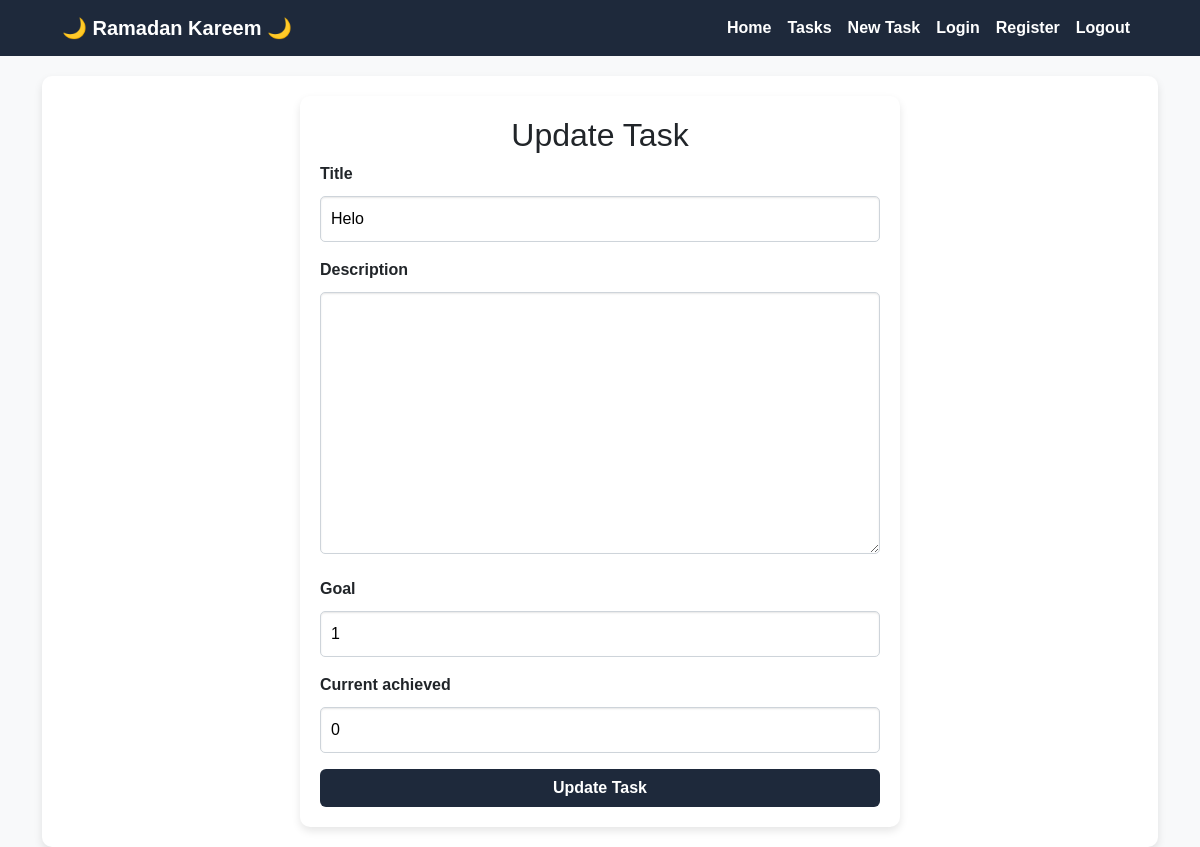
The page /update_task/16/ (signed in) on the database its author committed.
### tasks/models.py (models this page shows, shortened)
class Task(models.Model):
    user = models.ForeignKey(
        'auth.User',
        on_delete=models.CASCADE,
    )
    title = models.CharField(
        max_length=100,
    )
    goal = models.IntegerField(
        default=1,
        validators=[MinValueValidator(1)]
    )
    created_at = models.DateTimeField(
        auto_now_add=True,
    )
    description = models.TextField(
        blank=True,
        null=True,
    )
    current_achieved = models.IntegerField(
        default=0,
        validators=[MinValueValidator(0)]
    )
    progress = models.IntegerField(
        default = 0,
    )
    class Meta:
        ordering = ['-created_at']

### tasks/views.py (the view)
# urls.py: path('update_task/<int:task_id>/', update_task, name='update_task'),
@login_required
def update_task(request, task_id):
    task = get_object_or_404(Task, id=task_id, user=request.user)
    if request.method == 'POST':
        form = AddTaskForm(request.POST, instance=task)
        if form.is_valid():
            form.save()
            messages.success(request, 'Task updated successfully')
            return redirect('tasks')
    else:
        form = AddTaskForm(instance=task)
    context = {
        'form': form,
        'task': 1,
    }
    return render(request, 'add_task.html', context)

### tasks/forms.py
class AddTaskForm(forms.ModelForm):
    class Meta:
        model = Task
        fields = ['title', 'description',  'goal','current_achieved']

### templates/add_task.html (shortened to what this page needs)
{% extends 'base.html' %}
{% block content %}
    <div class="form-container">
        <h2 class="text-center">
            {% if task %}
                Update Task
            {% else %}
                Add a New Task
            {% endif %}
        </h2>
        <form method="post">
                {% for field in form %}
                    <div class="mb-3">
                        <label class="form-label" for="{{ field.id_for_label }}">{{ field.label }}</label>
                        {{ field }}
                    </div>
                {% endfor %}
            <button type="submit" class="btn btn-submit">
                {% if task %}
                    Update Task
                {% else %}
                    Save Task
                {% endif %}
            </button>
        </form>
    </div>
{% endblock %}

### static/css/home.css (style rules this page uses)
body { background-color: #f8f9fa; font-family: 'Tajawal', sans-serif; }
.form-container { max-width: 600px; margin: 0 auto; padding: 20px; background: white; border-radius: 10px; box-shadow: 0 4px 8px rgba(0,0,0,0.1); }
.btn-submit { width: 100%; background-color: #1e293b; color: white; font-weight: bold; }
input[type="text"], input[type="number"], textarea, select, input[type="password"], input[type='email'] { width: 100%; padding: 10px; margin-top: 5px; border: 1px solid #ced4da; border-radius: 5px; box-shadow: inset 0 1px 2px rgba(0,0,0,0.1); }
textarea { resize: vertical; min-height: 100px; }
.form-label { font-weight: bold; margin-bottom: 5px; }

### rows shown on the page
Task: form "Helo" "1" "0"

### other values the page prints
{{ field.label }} "Title" "Description" "Goal" "Current achieved"
